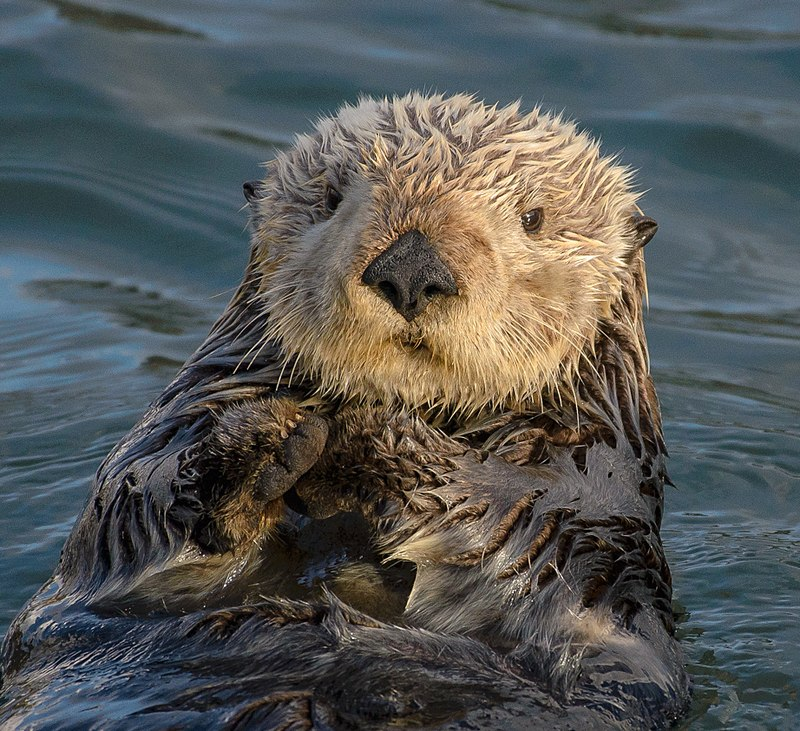
%> input picture 362 Projects/(Old Material) 2023S-PS Materials-20240330/PS7/otter.jpg, 800 x 731 px
$ octave ps5_5.m   (GNU Octave 9; MATLAB toolbox functions it lacks are replaced by stand-ins)
%> lines starting %> are read from the running program, lines starting %| are printed output that depends on the picture
%> further down, img is the input picture: size 731x800x3 uint8; mean R, G, B 85.4, 87.6, 85.8
### 362 Projects/(Old Material) 2023S-PS Materials-20240330/PS7/conv2_rgb.m
function im =  conv2_rgb(img, coeffs)
    im_r = conv2(img(:,:,1), coeffs, "same");
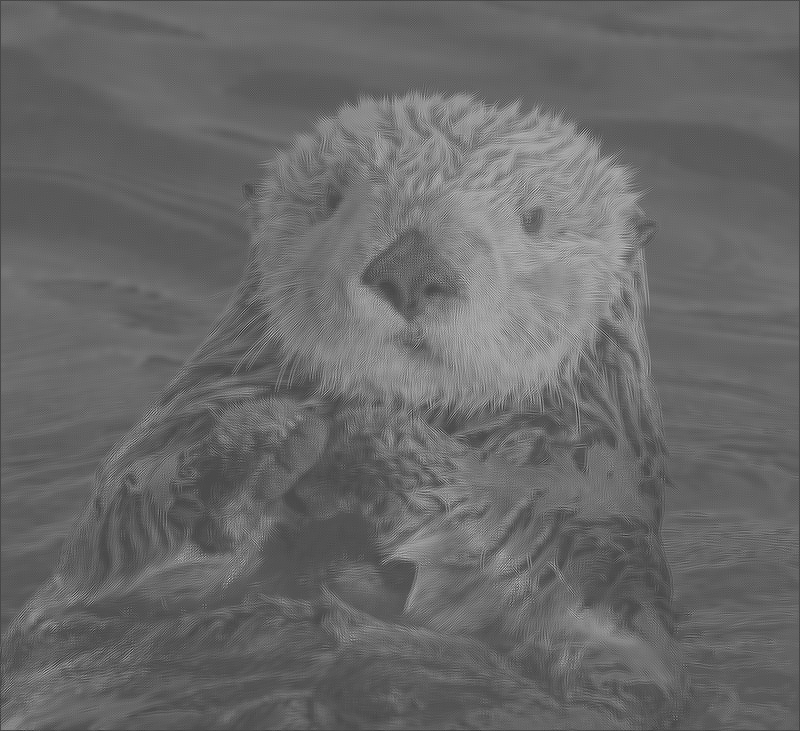
%> im_r: size 731x800 double; min -64, max 159.3, mean 28.4; drawn with min black and max white
    im_g = conv2(img(:,:,2), coeffs, "same");
    im_b = conv2(img(:,:,3), coeffs, "same");
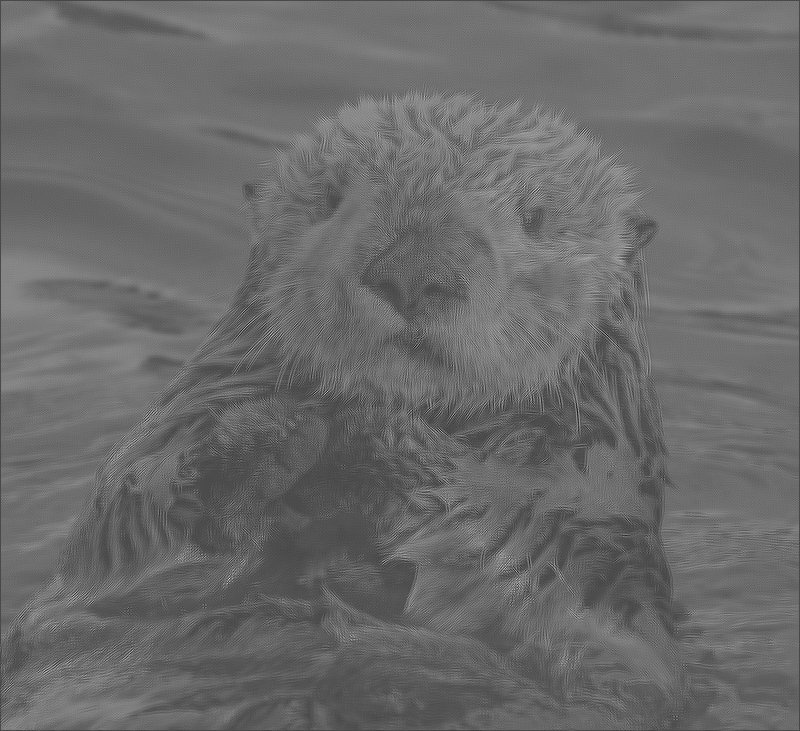
%> im_b: size 731x800 double; min -64.67, max 158, mean 28.4; drawn with min black and max white
    im = uint8(cat(3, im_r, im_g, im_b));
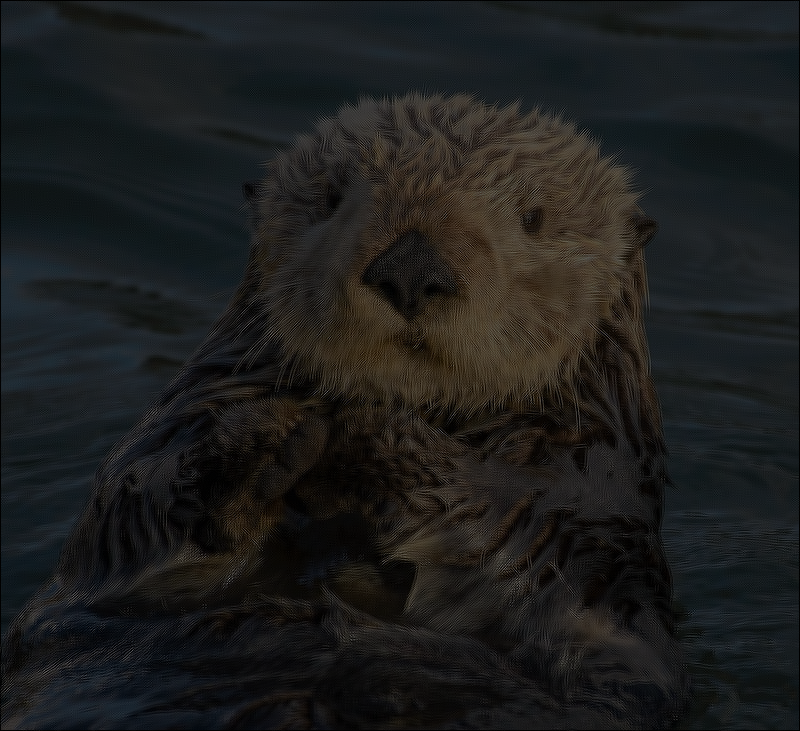
%> im: size 731x800x3 uint8; mean R, G, B 28.4, 29.1, 28.6
end

### 362 Projects/(Old Material) 2023S-PS Materials-20240330/PS7/ps5_5.m
img = imread("otter.jpg");

imshow(img);

filter_coeffs = [
    [1/3 -1/3 1/3];
    [-1/3 1/3 -1/3];
    [1/3 -1/3 1/3];
];
num = 15;

% filter_coeffs = ones([num, num])/(num*num);

img = conv2_rgb(img, filter_coeffs);
imshow(img);
